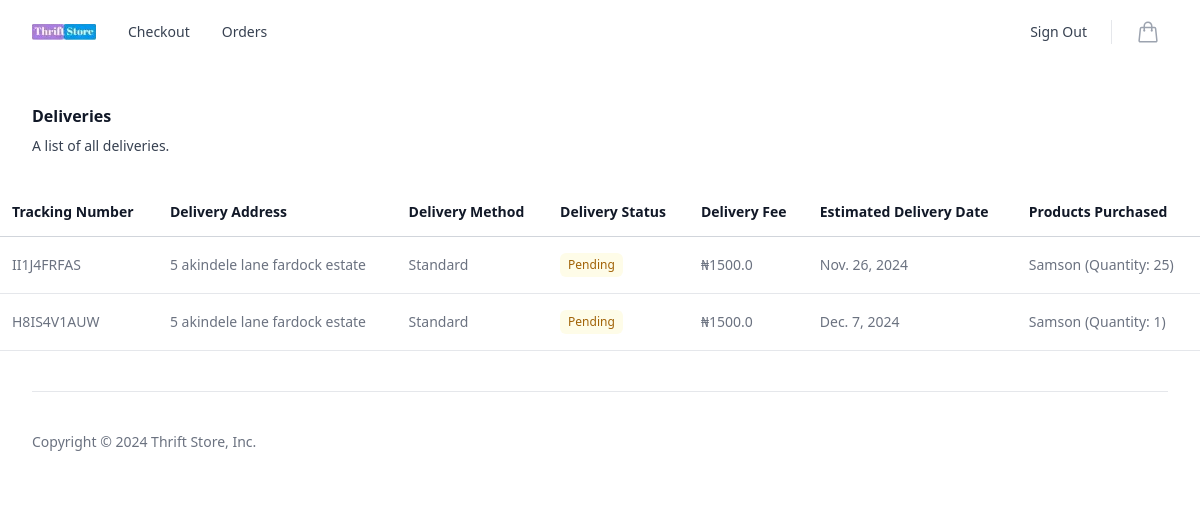
Before: /my-deliveries/ (signed in) with the older database file.
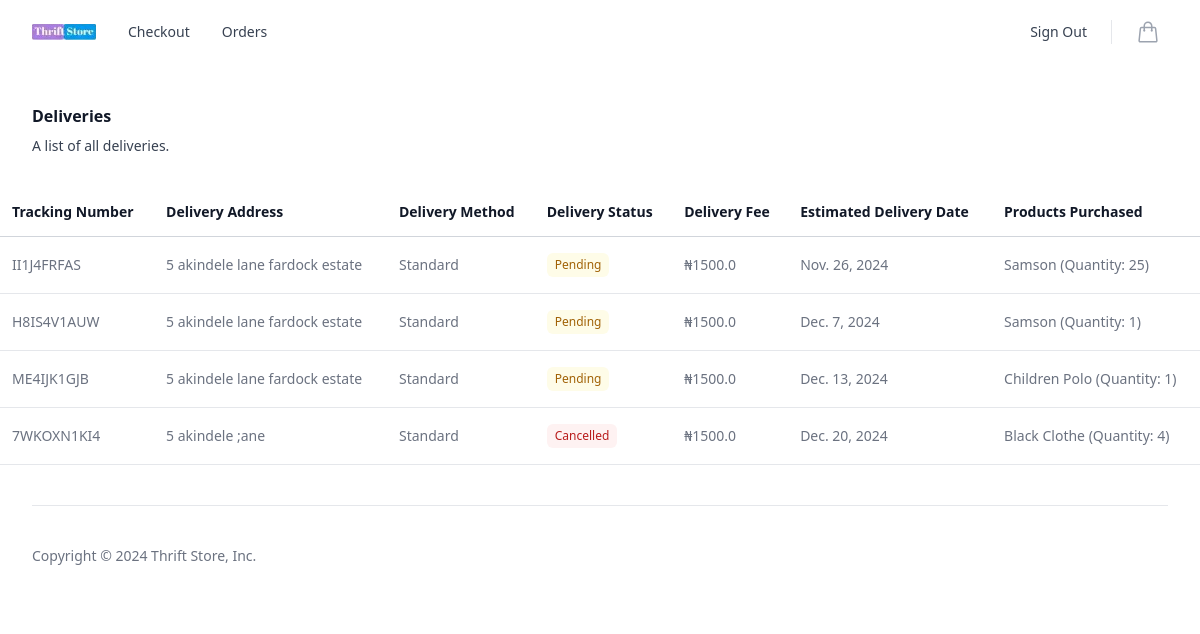
After: the same page with the newer database file.
### store/models.py (models this page shows, shortened)
class Delivery(models.Model):
    ORDER_STATUS_CHOICES = [
        ('PENDING', 'Pending'),
        ('PROCESSING', 'Processing'),
        ('SHIPPED', 'Shipped'),
        ('DELIVERED', 'Delivered'),
        ('CANCELLED', 'Cancelled'),
    ]
    DELIVERY_METHOD_CHOICES = [
        ('STANDARD', 'Standard'),
        ('EXPRESS', 'Express'),
        ('SAME_DAY', 'Same Day'),
    ]
    order = models.OneToOneField('Order', on_delete=models.CASCADE, related_name='delivery')
    customer = models.ForeignKey('Customer', on_delete=models.CASCADE)
    address = models.CharField(max_length=255)
    delivery_method = models.CharField(max_length=10, choices=DELIVERY_METHOD_CHOICES, default='STANDARD')
    status = models.CharField(max_length=10, choices=ORDER_STATUS_CHOICES, default='PENDING')
    tracking_number = models.CharField(max_length=100, blank=True, null=True, unique=True)
    delivery_fee = models.FloatField(default=0.0)
    estimated_delivery_date = models.DateField(null=True, blank=True)
    delivery_date = models.DateField(null=True, blank=True)
    driver = models.ForeignKey('DeliveryDriver', on_delete=models.SET_NULL, null=True, blank=True)

class OrderItem(models.Model):
    product = models.ForeignKey(Product, on_delete=models.SET_NULL, null=True)
    order = models.ForeignKey(Order, on_delete=models.SET_NULL, null=True)
    quantity = models.IntegerField(default=0, blank=True, null=True)
    date_added = models.DateTimeField(auto_now_add=True)

class Product(models.Model):
    name = models.CharField(max_length=255)
    price = models.FloatField()
    digital = models.BooleanField(default=False, null=True, blank=False)
    image = models.ImageField(null=True, blank=True)
    quantity = models.IntegerField(default=0)  # Add this field for product quantity
    description = models.TextField()

### store/views.py (the view)
# urls.py: path('my-deliveries/', views.user_delivery_status, name='user_delivery_status'),
@login_required
@non_driver_required
def user_delivery_status(request):
    customer = request.user.customer
    deliveries = Delivery.objects.filter(customer=customer)
    context = {
        'deliveries': deliveries,
    }
    return render(request, 'store/user_delivery_status.html', context)

### store/templates/store/user_delivery_status.html (shortened to what this page needs)
{% extends 'store/base.html' %}
{% load static %}
{% block content %}
	<div class="mx-auto my-10 ">
		<div class="px-4 sm:px-6 lg:px-8">
			<div class="sm:flex sm:items-center">
				<div class="sm:flex-auto">
					<h1 class="text-base font-semibold leading-6 text-gray-900">Deliveries</h1>
					<p class="mt-2 text-sm text-gray-700">A list of all deliveries.</p>
				</div>
			</div>
			<div class="mt-8 flow-root">
				<div class="-mx-4 -my-2 sm:-mx-6 lg:-mx-8">
					<div class="inline-block min-w-full py-2 align-middle">
						<table class="min-w-full border-separate border-spacing-0">
							<thead>
								<tr>
									<th scope="col"
										class="sticky top-0 z-10 border-b border-gray-300 bg-white bg-opacity-75 px-3 py-3.5 text-left text-sm font-semibold text-gray-900 backdrop-blur backdrop-filter">
										Tracking Number</th>
									<th scope="col"
										class="sticky top-0 z-10 border-b border-gray-300 bg-white bg-opacity-75 px-3 py-3.5 text-left text-sm font-semibold text-gray-900 backdrop-blur backdrop-filter">
										Delivery Address</th>
									<th scope="col"
										class="sticky top-0 z-10 border-b border-gray-300 bg-white bg-opacity-75 px-3 py-3.5 text-left text-sm font-semibold text-gray-900 backdrop-blur backdrop-filter">
										Delivery Method</th>
									<th scope="col"
										class="sticky top-0 z-10 border-b border-gray-300 bg-white bg-opacity-75 px-3 py-3.5 text-left text-sm font-semibold text-gray-900 backdrop-blur backdrop-filter">
										Delivery Status</th>
									<th scope="col"
										class="sticky top-0 z-10 border-b border-gray-300 bg-white bg-opacity-75 px-3 py-3.5 text-left text-sm font-semibold text-gray-900 backdrop-blur backdrop-filter">
										Delivery Fee</th>
									<th scope="col"
										class="sticky top-0 z-10 border-b border-gray-300 bg-white bg-opacity-75 px-3 py-3.5 text-left text-sm font-semibold text-gray-900 backdrop-blur backdrop-filter">
										Estimated Delivery Date</th>
									<th scope="col"
										class="sticky top-0 z-10 border-b border-gray-300 bg-white bg-opacity-75 px-3 py-3.5 text-left text-sm font-semibold text-gray-900 backdrop-blur backdrop-filter">
										Products Purchased</th>
								</tr>
							</thead>
							<tbody class="">
								{% for delivery in deliveries %}
								<tr>
									<td
										class=" whitespace-nowrap border-b border-gray-200 px-3 py-4 text-sm text-gray-500 lg:table-cell">
										{{ delivery.tracking_number }}</td>
									<td
										class=" whitespace-nowrap border-b border-gray-200 px-3 py-4 text-sm text-gray-500 lg:table-cell">
										{{ delivery.address }}</td>
									<td
										class=" whitespace-nowrap border-b border-gray-200 px-3 py-4 text-sm text-gray-500 lg:table-cell">
										{{ delivery.get_delivery_method_display }}</td>
									<td
										class=" whitespace-nowrap border-b border-gray-200 px-3 py-4 text-sm lg:table-cell">
										{% if delivery.get_status_display == 'Pending' %}
										<span
											class="inline-flex items-center rounded-md bg-yellow-50 px-2 py-1 text-xs font-medium text-yellow-700 ring-inset ring-yellow-600/20 ">{{delivery.get_status_display }}</span>
									</td>
									{% elif delivery.get_status_display == 'Shipped' %}
									<span
										class="inline-flex items-center rounded-md bg-blue-50 px-2 py-1 text-xs font-medium text-blue-700 ring-inset ring-blue-600/20">{{delivery.get_status_display }}</span></td>
									{% elif delivery.get_status_display == 'Processing' %}
									<span
										class="inline-flex items-center rounded-md bg-yellow-50 px-2 py-1 text-xs font-medium text-yellow-400 ring-inset ring-yellow-600/20">{{delivery.get_status_display }}</span></td>
									{% elif delivery.get_status_display == 'Delivered' %}
									<span
										class="inline-flex items-center rounded-md bg-green-50 px-2 py-1 text-xs font-medium text-green-700 ring-inset ring-green-600/20">{{delivery.get_status_display }}</span></td>
									{% else %}
									<span
										class="inline-flex items-center rounded-md bg-red-50 px-2 py-1 text-xs font-medium text-red-700 ring-inset ring-red-600/20">{{delivery.get_status_display }}</span></td>
									{% endif %}
									<td
										class=" whitespace-nowrap border-b border-gray-200 px-3 py-4 text-sm text-gray-500 lg:table-cell">
										&#8358;{{delivery.delivery_fee}}
									</td>
									<td
										class=" whitespace-nowrap border-b border-gray-200 px-3 py-4 text-sm text-gray-500 lg:table-cell">
										{% if delivery.estimated_delivery_date %}
										{{ delivery.estimated_delivery_date }}
										{% else %}
										Not Available
										{% endif %}
									</td>
									<td
										class=" whitespace-nowrap border-b border-gray-200 px-3 py-4 text-sm text-gray-500 lg:table-cell">
										<ul>
											{% for item in delivery.order.orderitem_set.all %}
											  <li>{{ item.product.name }} (Quantity: {{ item.quantity }})</li>
											{% endfor %}
										  </ul>
									</td>
								</tr>
								{% endfor %}
							</tbody>
						</table>
					</div>
				</div>
			</div>
		</div>
	</div>
	{% endblock %}

### store/templates/store/base.html (shortened to what this page needs)
{% load static %}
<html lang="en">
<head>
	<link rel="stylesheet" href="{% static 'css/output.css' %}">
</head>
<body>
	<div class="bg-white">
		<header class="relative overflow-hidden">
			<nav aria-label="Top" class="relative z-20 bg-white bg-opacity-90 backdrop-blur-xl backdrop-filter">
				<div class="mx-auto max-w-7xl px-4 sm:px-6 lg:px-8">
					<div class="flex h-16 items-center">
						<div class="ml-4 flex lg:ml-0">
							<a href="{% url 'store' %}">
								<img class="h-4 w-auto"
									src="{% static 'images/download.jpg' %}" alt="">
							</a>
						</div>
						<div class="hidden lg:ml-8 lg:block lg:self-stretch">
							<div class="flex h-full space-x-8">
								{% if not request.user.deliverydriver %}
								<a href="{% url 'checkout' %}"
									class="flex items-center text-sm font-medium text-gray-700 hover:text-gray-800">Checkout</a>
									<a href="{% url 'user_delivery_status' %}"
									class="flex items-center text-sm font-medium text-gray-700 hover:text-gray-800">Orders</a>
								{% endif %}
							</div>
						</div>
						<div class="ml-auto flex items-center">
							{% if not user.is_authenticated %}
							<div class="hidden lg:flex lg:flex-1 lg:items-center lg:justify-end lg:space-x-6">
								<a href="{% url 'login' %}"
									class="text-sm font-medium text-gray-700 hover:text-gray-800">Sign in</a>
								<span class="h-6 w-px bg-gray-200" aria-hidden="true"></span>
								<a href="{% url 'register' %}"
									class="text-sm font-medium text-gray-700 hover:text-gray-800">Create
									account</a>
									{% else %}
									<div class="hidden lg:flex lg:flex-1 lg:items-center lg:justify-end lg:space-x-6">
										<a href="{% url 'logout' %}"
											class="text-sm font-medium text-gray-700 hover:text-gray-800">Sign Out</a>
									</div>
									{% endif %}
							</div>
							{% if not request.user.deliverydriver %}
							<div class="ml-4 flow-root lg:ml-6">
								<a href="{% url 'cart' %}" class="group -m-2 flex items-center p-2">
								</a>
							</div>
							{% endif %}
						</div>
					</div>
				</div>
		{% block content %}
		{% endblock %}
		<footer aria-labelledby="footer-heading" class="bg-white">
			<div class="mx-auto max-w-7xl px-4 sm:px-6 lg:px-8">
				<div class="border-t border-gray-200 py-10">
					<p class="text-sm text-gray-500">Copyright &copy; 2024 Thrift Store, Inc.</p>
				</div>
			</div>
		</footer>
</body>
</html>

Changed rows visible on the page:
added Delivery: tracking_number "ME4IJK1GJB", address "5 akindele lane fardock estate", delivery_method "Standard", status "Pending", delivery_fee "1500.0", estimated_delivery_date "Dec. 13, 2024"
added OrderItem: product.name "Children Polo", quantity "1", shown under "ME4IJK1GJB"
added Delivery: tracking_number "7WKOXN1KI4", address "5 akindele ;ane", delivery_method "Standard", status "Cancelled", delivery_fee "1500.0", estimated_delivery_date "Dec. 20, 2024"
added OrderItem: product.name "Black Clothe", quantity "4", shown under "7WKOXN1KI4"
